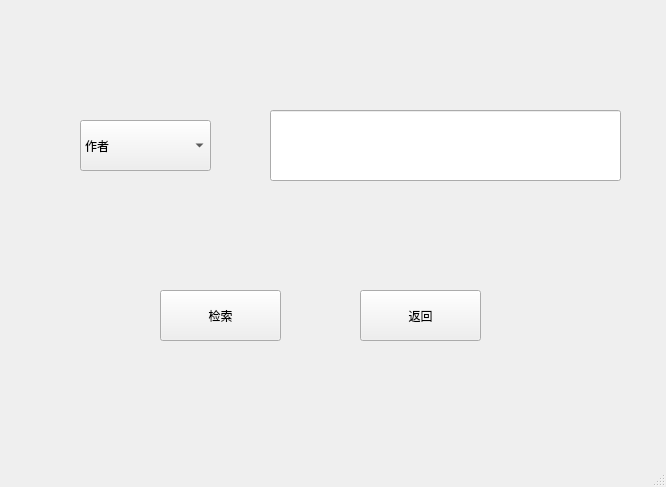
<?xml version="1.0" encoding="UTF-8"?>
<ui version="4.0">
 <class>SearchPage</class>
 <widget class="QMainWindow" name="SearchPage">
  <property name="geometry">
   <rect>
    <x>0</x>
    <y>0</y>
    <width>666</width>
    <height>487</height>
   </rect>
  </property>
  <property name="windowTitle">
   <string>MainWindow</string>
  </property>
  <widget class="QWidget" name="centralwidget">
   <widget class="QComboBox" name="select">
    <property name="geometry">
     <rect>
      <x>80</x>
      <y>120</y>
      <width>131</width>
      <height>51</height>
     </rect>
    </property>
    <item>
     <property name="text">
      <string>作者</string>
     </property>
    </item>
    <item>
     <property name="text">
      <string>文献名</string>
     </property>
    </item>
    <item>
     <property name="text">
      <string>编号</string>
     </property>
    </item>
   </widget>
   <widget class="QPushButton" name="return_2">
    <property name="geometry">
     <rect>
      <x>360</x>
      <y>290</y>
      <width>121</width>
      <height>51</height>
     </rect>
    </property>
    <property name="text">
     <string>返回</string>
    </property>
   </widget>
   <widget class="QPushButton" name="yes">
    <property name="geometry">
     <rect>
      <x>160</x>
      <y>290</y>
      <width>121</width>
      <height>51</height>
     </rect>
    </property>
    <property name="text">
     <string>检索</string>
    </property>
   </widget>
   <widget class="QLineEdit" name="text">
    <property name="geometry">
     <rect>
      <x>270</x>
      <y>110</y>
      <width>351</width>
      <height>71</height>
     </rect>
    </property>
   </widget>
  </widget>
  <widget class="QMenuBar" name="menubar">
   <property name="geometry">
    <rect>
     <x>0</x>
     <y>0</y>
     <width>666</width>
     <height>26</height>
    </rect>
   </property>
  </widget>
  <widget class="QStatusBar" name="statusbar"/>
 </widget>
 <resources/>
 <connections/>
</ui>
